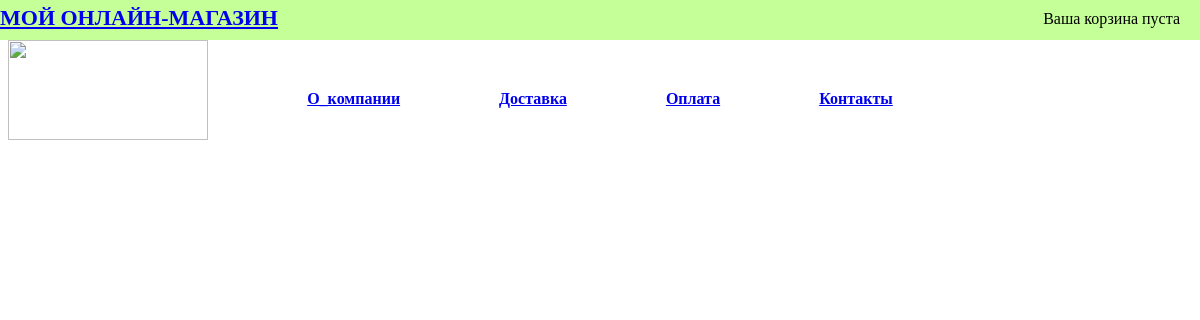
/delivery/, run on an earlier commit of the app's database.
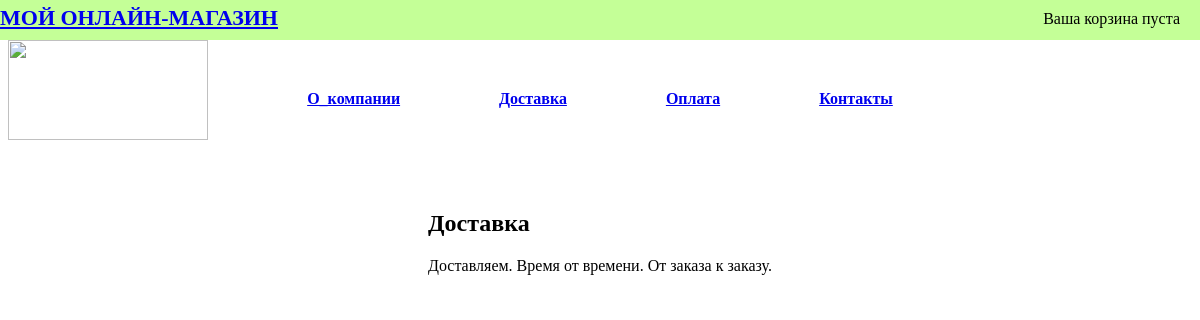
And on a later commit of the database.
### delivery/models.py (models this page shows, shortened)
class Delivery(models.Model):
    class Meta():
        verbose_name = 'Доставка'
        verbose_name_plural = 'Доставка'
    title = models.CharField(max_length=50, verbose_name='Заголовок')
    content = models.TextField(blank=True, verbose_name='Текст')

### delivery/views.py (the view)
# urls.py: url(r'^delivery/', show_delivery, name='ShowDelivery'),
def show_delivery(request):
    delivery = Delivery.objects.all()
    return render(request, 'delivery/delivery.html', {
            'delivery': delivery,
    })

### cart/cart.py (called while the page is built)
    def __len__(self):
        return sum(item['quantity'] for item in self.cart.values())

### cart/context_processors.py (called while the page is built)
def cart(request):
    return {'cart': Cart(request)}

### templates/delivery/delivery.html (shortened to what this page needs)
{% extends 'catalog/base.html' %}
{% load static %}
{% block content %}
<body>
    <div class="information-block">
        {% for contact in delivery %}
        <h1 class="information-title"> {{ contact.title }}</h1>
        <div class="information-text">
            {{ contact.content }}
        </div>
        {% endfor %}
    </div>
</body>
{% endblock %}

What changed in the data, as far as the page shows it:
added Delivery: title "Доставка", content "Доставляем. Время от времени. От заказа к заказу."
